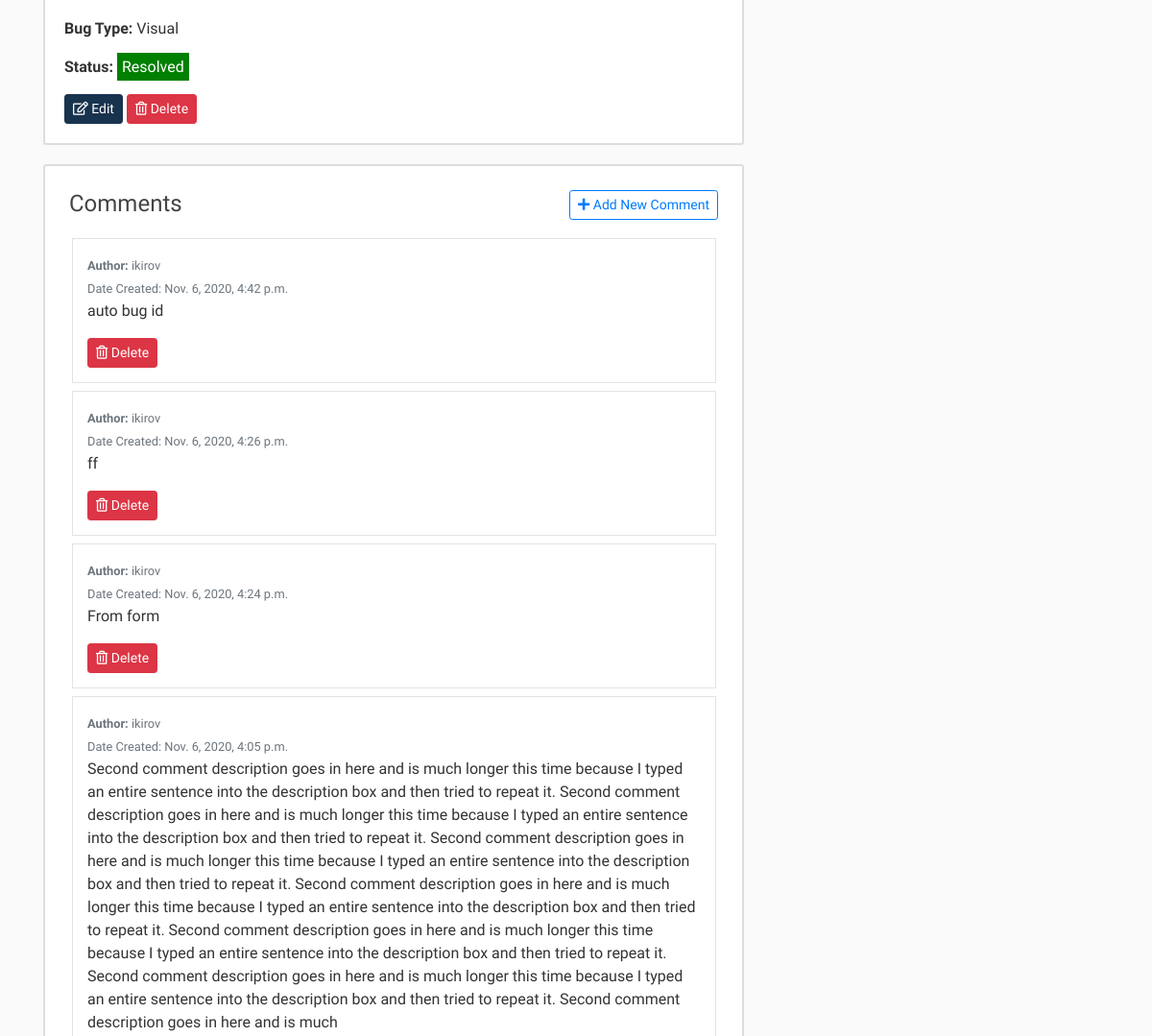
The page /projects/bugs/detail/24 (signed in, middle part) on the database as committed earlier.
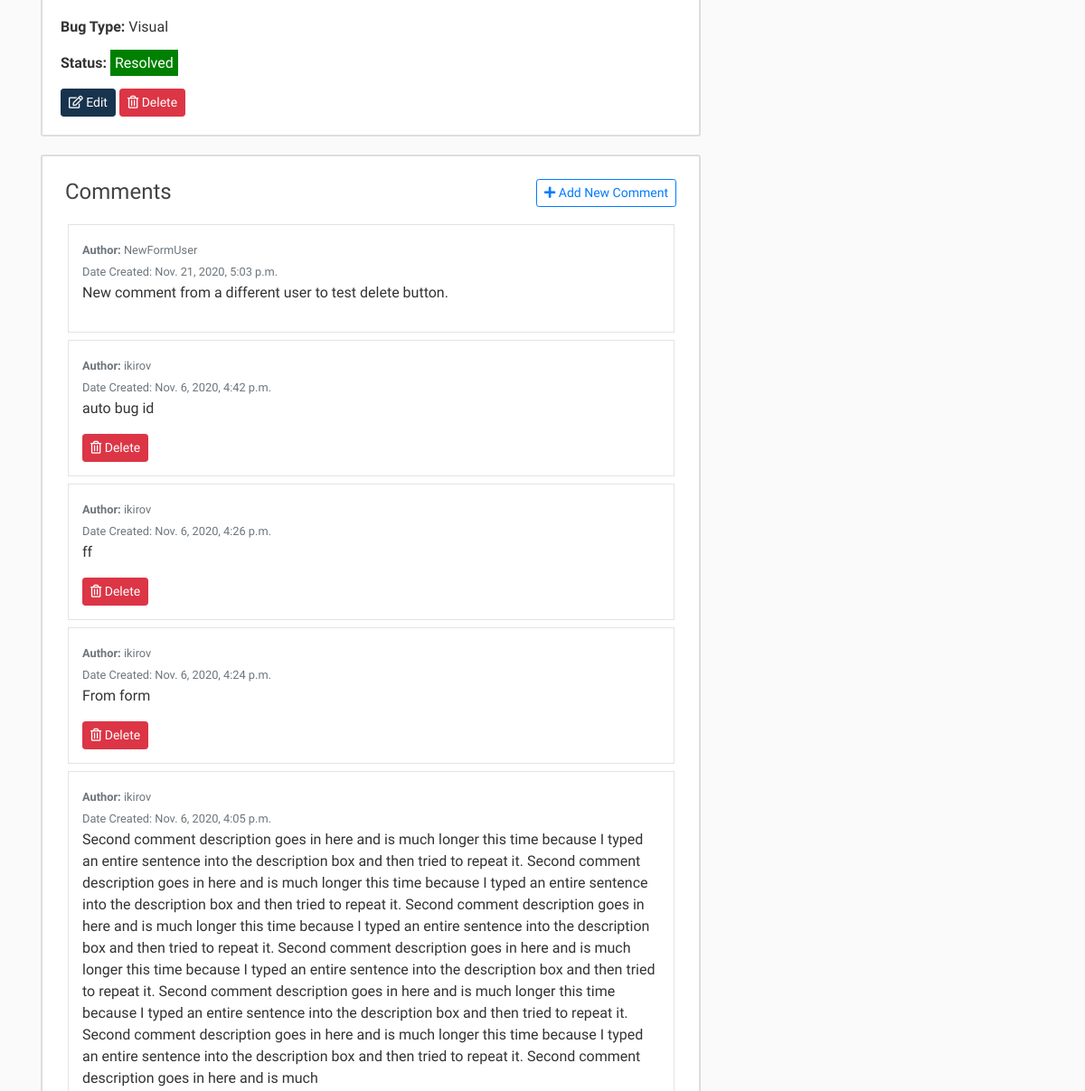
The same page on the database as committed later.
### projects/models.py (models this page shows, shortened)
class Comment(models.Model):
    desc = models.CharField(max_length=1000, help_text="1000 character limit.")
    date_added = models.DateTimeField(auto_now_add=True)
    bug = models.ForeignKey(Bug, on_delete=models.CASCADE)
    author = models.ForeignKey(User, on_delete=models.DO_NOTHING)
    image = models.ImageField(upload_to='bug_pics', default='default_bug.png')
    class Meta:
        ordering = ['-date_added']

### projects/views.py (the view)
# urls.py: path('bugs/detail/<int:pk>', BugDetailView.as_view(), name="bugs-detail"),
class BugDetailView(LoginRequiredMixin, DetailView):
    model = Bug

### projects/models.py (called while the page is built)
    def __str__(self):
        return self.name

### projects/templates/projects/bug_detail.html (shortened to what this page needs)
{% extends "status/base.html" %}
{% block content %}
    <article class="media content-section">
        <div class="media-body">
            {% if bug.image2.url != '/media/default_bug.png' %}
                <br/><img class="bug_image" src="{{ bug.image2.url }}">
            {% endif %}
            <p class="article-content"><strong>Bug Type:</strong> {{ bug.get_bug_type_display }}</p>
            <p><strong>Status:</strong> {{bug.resolved|yesno:"<span style='color: white; background-color: green; padding: 5px;'>Resolved</span>, <span style='color: white; background-color: red; padding: 5px;'>Unresolved</span>"|safe}}</p>
            <a class="btn btn-outline-primary btn-sm dark-button" href="{% url 'bugs-update' bug.id %}"><i class="far fa-edit"></i> Edit</a>
            <a class="btn btn-danger btn-sm" href="{% url 'bugs-delete' bug.id %}"><i class="far fa-trash-alt"></i> Delete</a>
        </div>
    </article>
    <article class="media content-section">
        <div class="media-body">
                <div style="display: flex; justify-content: space-between; padding: 5px;">
                    <h4>Comments</h4>
                    <div><a class="btn btn-outline-primary btn-sm" href="{% url 'bugs-create-comment' bug.id %}"><i class="fas fa-plus"></i> Add New Comment</a></div>
                </div>
                {% for comment in bug.comment_set.all %}
                    <div class="article-metadata-comments">
                        <small class="text-muted"><strong>Author:</strong> {{ comment.author }}<br>
                        Date Created:</strong> {{ comment.date_added }}</small>
                        <p>{{comment.desc}}</p>
                        {% if request.user == comment.author %}
                        <a class="btn btn-danger btn-sm" href="{% url 'comment-delete' comment.id %}"><i class="far fa-trash-alt"></i> Delete</a>
                        {% endif %}
                    </div>
                {% endfor %}
        </div>
    </article>
{% endblock content %}

Rows that differ between the two databases and show on the page:
added Comment: author "NewFormUser", date_added "Nov. 21, 2020, 5:03 p.m.", desc "New comment from a different user to test delete button."
